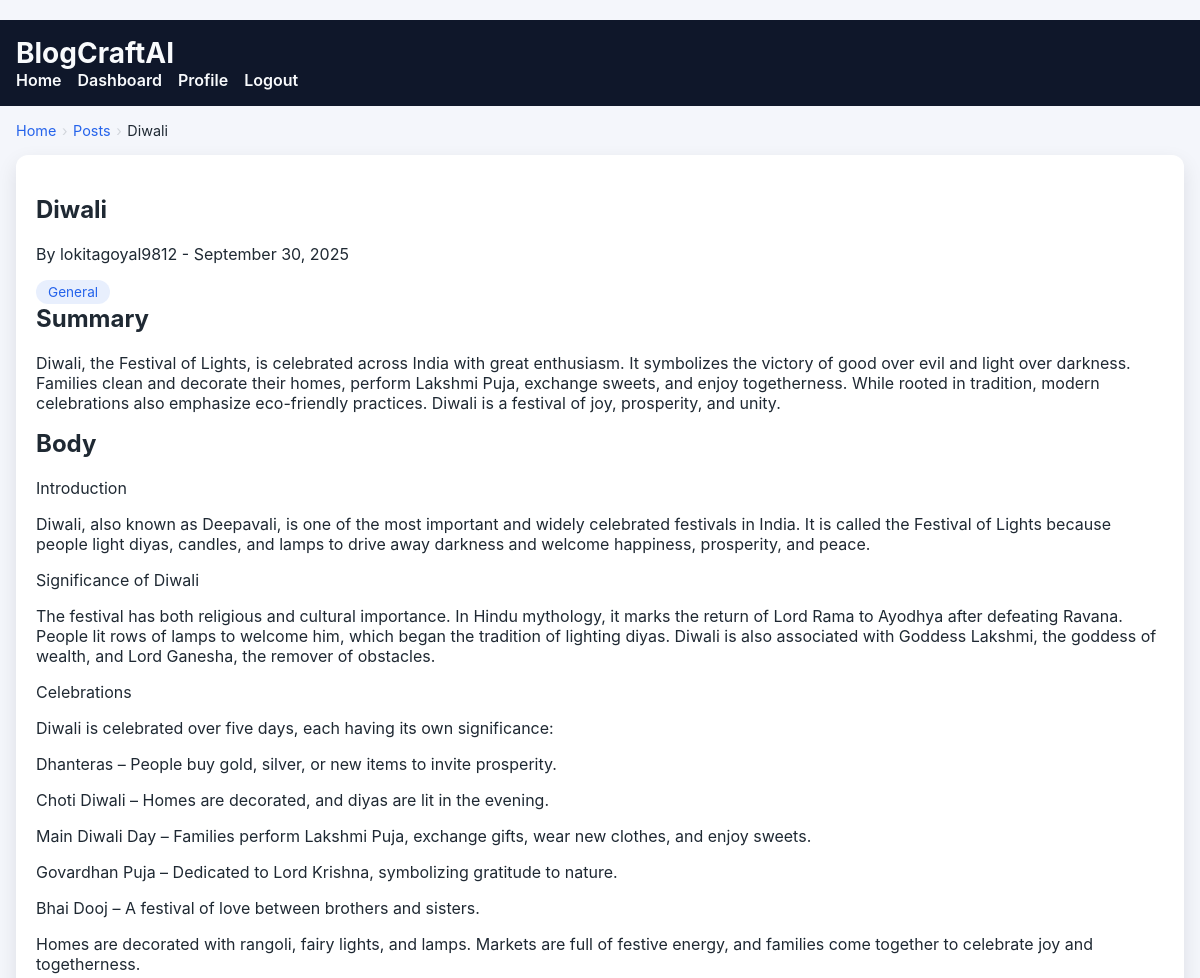
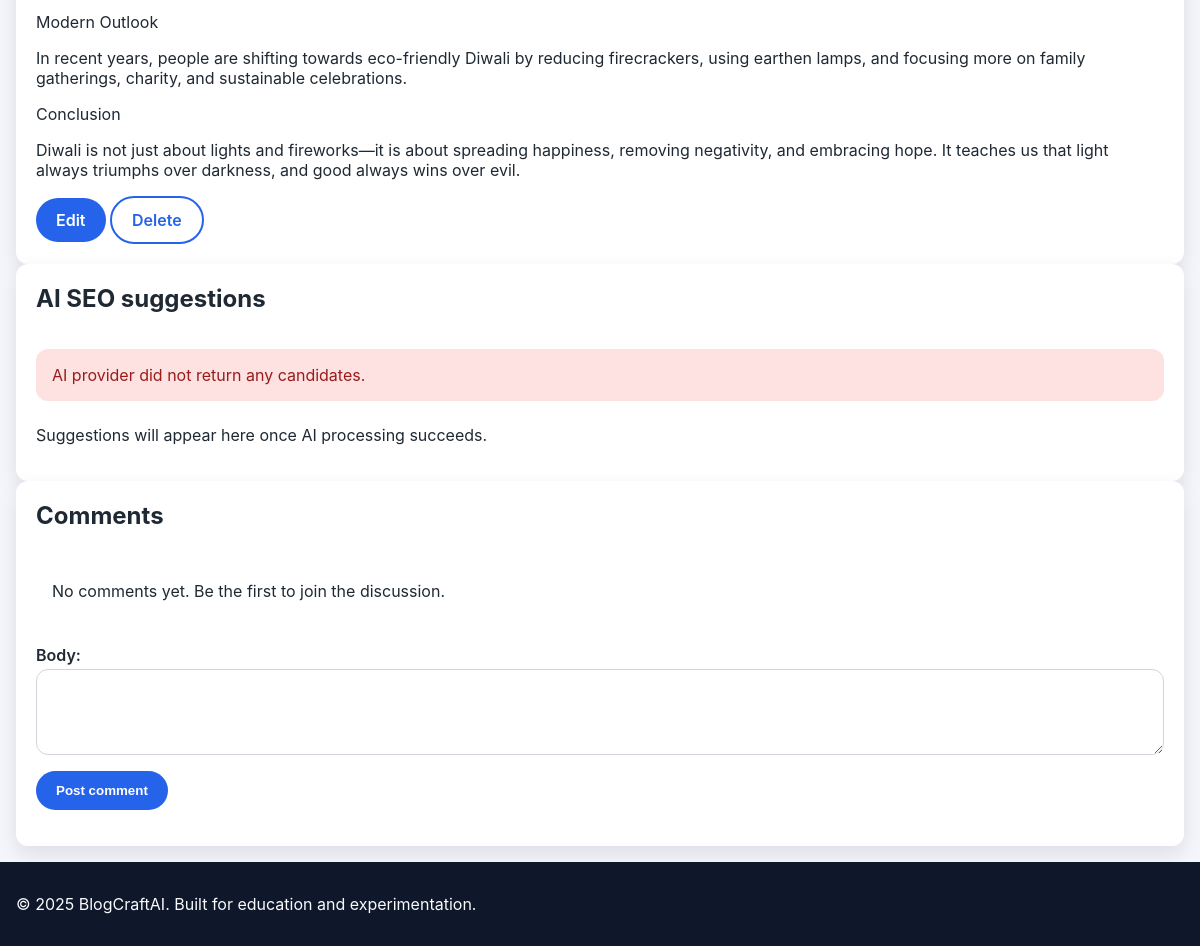
The page /posts/diwali/ (signed in) on the database its author committed (2 pictures, top to bottom).
### blog/models.py (models this page shows, shortened)
class TimeStampedModel(models.Model):
    created_at = models.DateTimeField(auto_now_add=True)
    updated_at = models.DateTimeField(auto_now=True)
    class Meta:
        abstract = True

class Post(TimeStampedModel):
    DRAFT = "draft"
    PUBLISHED = "published"
    ARCHIVED = "archived"
    STATUS_CHOICES = [
        (DRAFT, "Draft"),
        (PUBLISHED, "Published"),
        (ARCHIVED, "Archived"),
    ]
    author = models.ForeignKey(User, on_delete=models.CASCADE, related_name="posts")
    title = models.CharField(max_length=200)
    slug = models.SlugField(max_length=220, unique=True)
    summary = models.TextField()
    content = models.TextField()
    status = models.CharField(max_length=12, choices=STATUS_CHOICES, default=DRAFT)
    tags = models.ManyToManyField(Tag, blank=True, related_name="posts")
    published_at = models.DateTimeField(blank=True, null=True)
    class Meta:
        ordering = ["-published_at", "-created_at"]
        indexes = [
            models.Index(fields=["status", "published_at"]),
            models.Index(fields=["slug"]),
        ]
    def get_absolute_url(self) -> str:
        return reverse("blog:post-detail", args=[self.slug])

### accounts/models.py (models this page shows)
class User(AbstractUser):
    username = None  # remove username field
    email = models.EmailField("email address", unique=True)
    display_name = models.CharField(max_length=150, blank=True)
    bio = models.TextField(blank=True)
    avatar_url = models.URLField(blank=True, validators=[URLValidator()])
    USERNAME_FIELD = "email"
    REQUIRED_FIELDS: list[str] = []
    objects = UserManager()
    class Meta:
        ordering = ["email"]
    def __str__(self) -> str:  # pragma: no cover - simple representation
        return self.display_name or self.email
    @property
    def safe_display_name(self) -> str:
        return self.display_name or self.email.split("@")[0]

### blog/views.py (the view)
# urls.py: path("posts/<slug:slug>/", PostDetailView.as_view(), name="post-detail"),
class PostDetailView(DetailView):
    model = Post
    template_name = "blog/post_detail.html"
    context_object_name = "post"
    slug_field = "slug"
    def get_queryset(self):
        queryset = (
            Post.objects.select_related("author")
            .prefetch_related("tags", "comments__author")
            .filter(status__in=[Post.PUBLISHED, Post.DRAFT])
        )
        if not self.request.user.is_authenticated:
            queryset = queryset.filter(status=Post.PUBLISHED)
        return queryset
    def get_context_data(self, **kwargs):
        context = super().get_context_data(**kwargs)
        post: Post = context["post"]
        comment_form = kwargs.get("comment_form") or CommentForm()
        context["comment_form"] = comment_form
        context["comments"] = post.comments.filter(is_public=True).select_related("author")
        context["primary_tag"] = post.tags.first()
        ai_service = AiSuggestionService()
        try:
            context["seo_suggestions"] = ai_service.generate_seo_suggestions(
                title=post.title,
                summary=post.summary,
                content=post.content,
            )
        except AiSuggestionError as exc:
            context["seo_suggestions"] = []
            context["ai_error"] = str(exc)
        request = self.request
        summary_text = Truncator(strip_tags(post.summary)).chars(155)
        context["meta_title"] = f"{post.title} - {settings.SITE_NAME}"
        context["meta_description"] = summary_text
        context["open_graph_type"] = "article"
        context["meta_image"] = _default_social_image(request)
        context["canonical_url"] = request.build_absolute_uri(post.get_absolute_url())
        tags = list(post.tags.values_list("name", flat=True))
        keywords = ", ".join(tags) if tags else None
        published_at = post.published_at or post.created_at
        article_schema = {
            "@context": "https://schema.org",
            "@type": "BlogPosting",
            "headline": post.title,
            "description": summary_text,
            "author": {
                "@type": "Person",
                "name": getattr(post.author, "safe_display_name", str(post.author)),
            },
            "publisher": {
                "@type": "Organization",
                "name": settings.SITE_NAME,
                "url": settings.SITE_URL,
            },
            "mainEntityOfPage": context["canonical_url"],
            "image": context["meta_image"],
        }
        if published_at:
            article_schema["datePublished"] = published_at.isoformat()
        if post.updated_at:
            article_schema["dateModified"] = post.updated_at.isoformat()
        if keywords:
            article_schema["keywords"] = keywords
        breadcrumb_schema = {
            "@context": "https://schema.org",
            "@type": "BreadcrumbList",
            "itemListElement": [
                {"@type": "ListItem", "position": 1, "name": "Home", "item": settings.SITE_URL},
                {"@type": "ListItem", "position": 2, "name": "Blog", "item": f"{settings.SITE_URL}/"},
                {"@type": "ListItem", "position": 3, "name": post.title, "item": context["canonical_url"]},
            ],
        }
        context["structured_data"] = [json.dumps(article_schema), json.dumps(breadcrumb_schema)]
        return context
    def post(self, request: HttpRequest, *args, **kwargs) -> HttpResponse:
        self.object = self.get_object()
        if not request.user.is_authenticated:
            messages.error(request, "Please sign in to add a comment.")
            return redirect("accounts:login")
        form = CommentForm(request.POST)
        if form.is_valid():
            Comment.objects.create(
                post=self.object,
                author=request.user,
                body=form.cleaned_data["body"],
            )
            messages.success(request, "Comment posted successfully.")
            return redirect(self.object.get_absolute_url())
        context = self.get_context_data(comment_form=form)
        return self.render_to_response(context)

### blog/forms.py
class CommentForm(forms.ModelForm):
    class Meta:
        model = Comment
        fields = ("body",)
        widgets = {"body": forms.Textarea(attrs={"rows": 3, "aria-label": "Comment text"})}

### ai/services.py (called while the page is built, shortened)
    def _extract_candidate_text(self, payload: dict) -> str:
        candidates = payload.get("candidates")
        if not candidates:
            prompt_feedback = payload.get("promptFeedback") or {}
            block_reason = prompt_feedback.get("blockReason")
            if block_reason:
                raise AiSuggestionError(f"AI provider blocked the prompt: {block_reason}")
            raise AiSuggestionError("AI provider did not return any candidates.")

    def __del__(self):  # pragma: no cover - defensive cleanup
        try:
            self._client.close()
        except Exception:  # pragma: no cover
            logger.debug("Failed to close AI client", exc_info=True)

### blog/views.py (called while the page is built)
def _absolute_url(request: HttpRequest | None, value: str) -> str:
    if not value:
        return ""
    if value.startswith(("http://", "https://")):
        return value
    base = request.build_absolute_uri("/") if request else f"{settings.SITE_URL}/"
    return urljoin(base, value.lstrip("/"))

def _default_social_image(request: HttpRequest | None) -> str:
    candidate = (settings.SEO_DEFAULT_IMAGE or "").strip()
    if candidate:
        return _absolute_url(request, candidate)
    static_path = static("img/og-default.svg")
    return _absolute_url(request, static_path)

### blogcraftai/context_processors.py (called while the page is built)
def _absolute_static(request, path: str) -> str:
    relative = static(path)
    if request is None:
        return urljoin(settings.SITE_URL + "/", relative.lstrip("/"))
    return request.build_absolute_uri(relative)

### templates/blog/post_detail.html (shortened to what this page needs)
﻿{% extends "base.html" %}
{% load humanize %}
{% block content %}
<nav class="breadcrumb" aria-label="Breadcrumb">
    <ol>
        <li><a href="{% url 'blog:post-list' %}">Home</a></li>
        {% if primary_tag %}
            <li><a href="{% url 'blog:post-list' %}?tag={{ primary_tag.slug }}">{{ primary_tag.name }}</a></li>
        {% else %}
            <li><a href="{% url 'blog:post-list' %}">Posts</a></li>
        {% endif %}
        <li aria-current="page">{{ post.title }}</li>
    </ol>
</nav>
<article class="card">
    <header>
        <h1>{{ post.title }}</h1>
        <p class="meta">By {{ post.author.safe_display_name }} - {{ post.published_at|date:"F j, Y" }}</p>
        <ul class="tag-list">
            {% for tag in post.tags.all %}
                <li><span class="tag">{{ tag.name }}</span></li>
            {% empty %}
                <li><span class="tag">General</span></li>
            {% endfor %}
        </ul>
    </header>
    <section class="post-content">
        <h2>Summary</h2>
        <p>{{ post.summary }}</p>
        <h2>Body</h2>
        <div class="rich-text">{{ post.content|linebreaks }}</div>
    </section>
    {% if user == post.author or user.is_staff %}
        <div class="actions">
            <a class="button" href="{% url 'blog:post-update' slug=post.slug %}">Edit</a>
            <a class="button secondary" href="{% url 'blog:post-delete' slug=post.slug %}">Delete</a>
        </div>
    {% endif %}
</article>
<section class="card" aria-labelledby="seo-insights">
    <h2 id="seo-insights">AI SEO suggestions</h2>
    {% if ai_error %}
        <p class="message message-error">{{ ai_error }}</p>
    {% endif %}
    {% if seo_suggestions %}
        <ol>
            {% for suggestion in seo_suggestions %}
                <li>
                    <h3>{{ suggestion.heading }}</h3>
                    <p>{{ suggestion.description }}</p>
                    <p><strong>Keywords:</strong> {{ suggestion.keywords|join:", " }}</p>
                    {% if suggestion.risks %}
                        <p><strong>Risks:</strong> {{ suggestion.risks|join:", " }}</p>
                    {% endif %}
                </li>
            {% endfor %}
        </ol>
    {% else %}
        <p>Suggestions will appear here once AI processing succeeds.</p>
    {% endif %}
</section>
<section class="card" aria-labelledby="comments">
    <h2 id="comments">Comments</h2>
    <ul class="comment-list">
        {% for comment in comments %}
            <li>
                <header>
                    <strong>{{ comment.author.safe_display_name }}</strong>
                    <span class="meta">{{ comment.created_at|naturaltime }}</span>
                </header>
                <p>{{ comment.body|linebreaks }}</p>
            </li>
        {% empty %}
            <li>No comments yet. Be the first to join the discussion.</li>
        {% endfor %}
    </ul>
    {% if user.is_authenticated %}
        <form method="post">
            <div class="form-row">
                {{ comment_form.body.label_tag }}
                {{ comment_form.body }}
            </div>
            <button class="button" type="submit">Post comment</button>
        </form>
    {% else %}
        <p><a href="{% url 'accounts:login' %}">Sign in</a> to add a comment.</p>
    {% endif %}
</section>
{% endblock %}

### static/css/main.css (style rules this page uses)
:root { color-scheme: light dark; --bg-color: #ffffff; --text-color: #1f2933; --primary-color: #2563eb; --secondary-color: #f4f6fb; --border-color: #d1d5db; --radius: 0.75rem; font-family: 'Inter', system-ui, -apple-system, BlinkMacSystemFont, 'Segoe UI', sans-serif; }
body { margin: 0; background: var(--secondary-color); color: var(--text-color); }
.message { padding: 1rem; border-radius: var(--radius); margin-bottom: 0.5rem; }
.message-error { background: #fee2e2; color: #991b1b; }
.card { background: var(--bg-color); border-radius: var(--radius); padding: 1.25rem; box-shadow: 0 8px 20px rgba(15, 23, 42, 0.1); display: flex; flex-direction: column; justify-content: space-between; }
.card h2 { margin-top: 0; }
.tag-list { list-style: none; display: flex; flex-wrap: wrap; gap: 0.5rem; padding: 0; margin: 0.5rem 0 0; }
.tag { display: inline-block; padding: 0.25rem 0.75rem; background: rgba(37, 99, 235, 0.1); color: var(--primary-color); border-radius: 999px; font-size: 0.85rem; }
.button { display: inline-flex; align-items: center; justify-content: center; gap: 0.5rem; padding: 0.75rem 1.25rem; border-radius: 999px; background: var(--primary-color); color: #fff; border: none; cursor: pointer; font-weight: 600; text-decoration: none; }
.button.secondary { background: transparent; color: var(--primary-color); border: 2px solid var(--primary-color); }
form label { font-weight: 600; display: block; margin-bottom: 0.25rem; }
form input, form textarea, form select { width: 100%; padding: 0.75rem; border-radius: var(--radius); border: 1px solid var(--border-color); font: inherit; box-sizing: border-box; }
form .form-row { margin-bottom: 1rem; }
.comment-list { list-style: none; padding: 0; }
.comment-list li { background: var(--bg-color); border-radius: var(--radius); padding: 1rem; margin-bottom: 0.75rem; }
.breadcrumb { font-size: 0.9rem; margin-bottom: 1rem; }
.breadcrumb ol { list-style: none; display: flex; flex-wrap: wrap; gap: 0.35rem; padding: 0; margin: 0; }
.breadcrumb li { display: inline-flex; align-items: center; gap: 0.35rem; }
.breadcrumb li:not(:last-child)::after { content: '\203A'; color: var(--border-color); }
.breadcrumb a { text-decoration: none; color: var(--primary-color); }
.rich-text p { margin-bottom: 1rem; }

### rows shown on the page
Post: title "Diwali", author.safe_display_name "lokitagoyal9812", published_at "September 30, 2025", summary "Diwali, the Festival of Lights, is celebrated across India with great enthusiasm. It symbolizes the victory of good over evil and light over darkness. Families clean and decorate their homes, perform Lakshmi Puja, exchange sweets, and enjoy togetherness. While rooted in tradition, modern celebrations also emphasize eco-friendly practices. Diwali is a festival of joy, prosperity, and unity.", content "Introduction Diwali, also known as Deepavali, is one of the most important and widely celebrated festivals in India. It is called the Festival of Lights because people light diyas, candles, and lamps to drive away darkness and welcome happiness, prosperity, and peace. Significance of Diwali The festival has both religious and cultural importance. In Hindu mythology, it marks the return of Lord Rama to Ayodhya after defeating Ravana. People lit rows of lamps to welcome him, which began the tradition of lighting diyas. Diwali is also associated with Goddess Lakshmi, the goddess of wealth, and Lord Ganesha, the remover of obstacles. Celebrations Diwali is celebrated over five days, each having…"

### other values the page prints
{{ ai_error }} "AI provider did not return any candidates."
{{ comment_form.body.label_tag }} "Body:"
{{ site_meta.site_name }} "BlogCraftAI"
